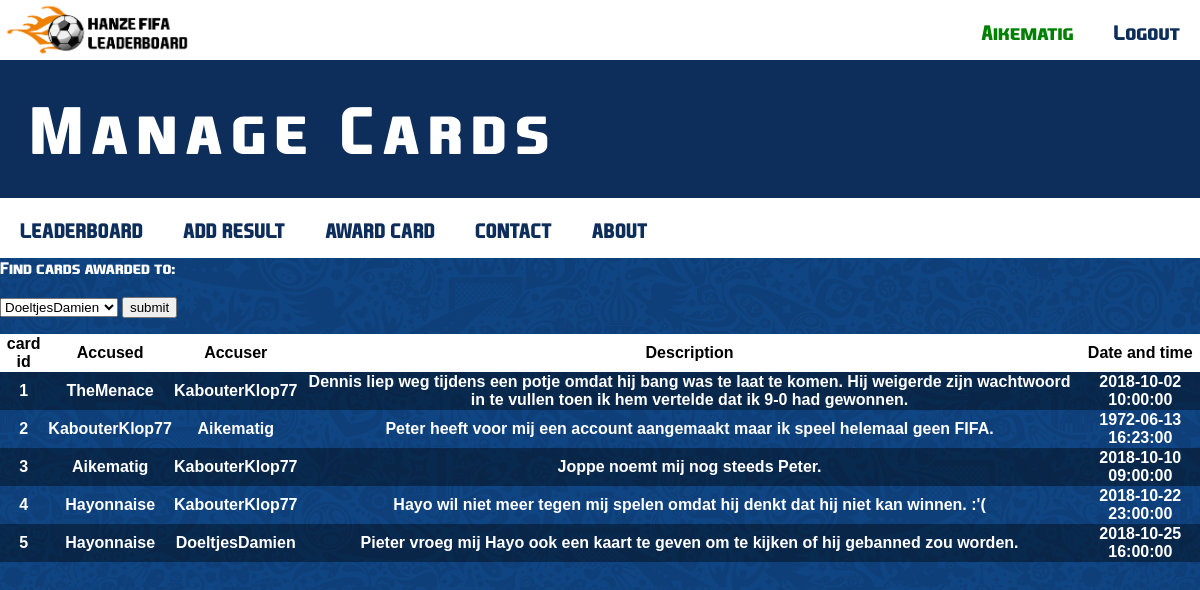
Page /cardsFormHayo.php (signed in) on the committed database.
### tables this page shows
CREATE TABLE `users` (
  `id` int(11) NOT NULL,
  `name` varchar(45) NOT NULL,
  `realname` varchar(45) DEFAULT NULL,
  `password` varchar(64) NOT NULL,
  `score` decimal(11,3) NOT NULL,
  `highscore` int(11) DEFAULT NULL,
  `email` varchar(45) NOT NULL,
  `confirmation` varchar(45) DEFAULT NULL,
  `avatar` varchar(512) DEFAULT NULL,
  `favteam` varchar(28) DEFAULT NULL,
  `roles_id` int(11) NOT NULL,
  `joindate` datetime NOT NULL,
  `salt` varchar(64) DEFAULT NULL
);

CREATE TABLE `cards` (
  `id` int(11) NOT NULL,
  `accuser` int(11) NOT NULL,
  `accused` int(11) NOT NULL,
  `description` varchar(500) NOT NULL,
  `datetime` datetime NOT NULL
);

### classes/DB.php (called while the page is built, shortened)
<?php
    class DB {
        private static $_instance = null;
        private $_db,
                $_query,
                $_error = false,
                $_results,
                $_count = 0;
        public function __construct()
        {
            $this->_db = mysqli_connect('localhost', 'root', '', 'fifa');
        }
        public static function conn()
        {
            if (!isset(self::$_instance)) {
                self::$_instance = new DB();
            }
            return self::$_instance;
        }
        public function query($sql)
        {
            $result = $this->_db->query($sql);
            return $result;
        }
    }

### classes/Session.php (called while the page is built, shortened)
<?php
class Session
{
    public static function exists($name)
    {
        return (isset($_SESSION[$name])) ? true : false;
    }
    public static function get($name)
    {
        return $_SESSION[$name];
    }
}

### classes/User.php (called while the page is built, shortened)
<?php
class User
{
    private $_db,
        $_data,
        $_isLoggedIn;
    public function __construct($user = null)
    {
        $this->_db = DB::conn();
        if (!$user) {
            if (Session::exists('user')) {
                $user = Session::get('user');
                if ($this->find($user)) {
                    $this->_isLoggedIn = true;
                } else {
                    self::logout();
                }
            }
        } else {
            $this->find($user);
        }
    }
    public function find($user = null)
    {
        if ($user) {
            $field = (is_numeric($user)) ? 'id' : 'name';
            $data = $this->_db->query("SELECT * FROM users WHERE " . $field . "='$user'");
            if ($data->num_rows > 0) {
                $this->_data = $data->fetch_object();
                return true;
            }
        }
        return false;
    }
    public function hasPermission($key)
    {
        $group = $this->_db->query("SELECT * FROM roles WHERE id='" . $this->data()->roles_id . "'")->fetch_object();
        if ($group) {
            $permissions = json_decode($group->name, true);
        }
        return false;
    }
    public function data()
    {
        return $this->_data;
    }
    public function isLoggedIn()
    {
        return $this->_isLoggedIn;
    }
}

### functions/sanitize.php (called while the page is built)
<?php
    function escape($string) {
        return htmlentities($string, ENT_QUOTES, 'UTF-8');
    }

### cardsFormHayo.php (the view, shortened to what this page needs)
<?php
$title = 'Manage Cards';
Include_once('layouts/header.php');
include_once('core/init.php');
include_once('fifadbconn.php');
$query2 = "SELECT `name`";
$query2 .= "FROM `users` ORDER BY `name` ASC";
$result2 = mysqli_query($db,$query2) or die ('Error querying database');
?>
<form class="" action="" method="post">
Find cards awarded to:</br></br>
<select name="geval">
  <?php
  while ($row = mysqli_fetch_assoc($result2)) {
    if ($row['name'] != escape($user->data()->name)) {
      echo "<option value=";
      echo $row['name'];
      echo ">";
      echo $row['name'];
      echo "</option>";
    };
  }
  ?>
</select>
  <input type="submit" name="submit" value="submit">
</form>
<table>
<tr style="background-color:white; color: black;"><th>card id</th><th>Accused</th><th>Accuser</th><th>Description</th><th>Date and time</th>
<?php
$query = "select c.id As 'Cardid' , u.name as Accused , u2.name as Accuser, c.description, c.datetime as 'time'";
$query .= " from cards c join users u on c.accused = u.id join users u2 on c.accuser = u2.id";
$result = mysqli_query($db,$query) OR die("Query failed");
while ($row = mysqli_fetch_assoc($result)) {
  echo "<tr><th>$row[Cardid]</th><th>$row[Accused]</th><th>$row[Accuser]</th><th>$row[description]</th><th>$row[time]</th>";
}
echo "</table>";
?>

### layouts/header.php (shortened to what this page needs)
<head>
    <link rel="stylesheet" type="text/css" href="layouts/style.css">
</head>
<body>
<div class="header">
    <a href="./"><img class="hanzeLogo" src="layouts/images/headerlogo.png"></a>
    <div class="headerRightDiv">
        <div class="button">
            <?php
            $user = new User;
            if ($user->isLoggedIn()) {
                if ($user->hasPermission('admin')) {
                    $is_admin = true;
                    ?>
                        <a style="color: red" href=profile.php?user=<?php echo escape($user->data()->id).">". escape($user->data()->name); ?></a>
                        <a href="logout.php">Logout</a>
                    <?php
                  }
                else {
                    $is_admin = false;
                    ?>
                        <a style="color: green" href=profile.php?user=<?php echo escape($user->data()->id).">". escape($user->data()->name); ?></a>
                        <a href="logout.php">Logout</a>
                    <?php
                }
            }
            else {
                $is_admin = false;
                echo '<a href="login.php">Login</a><a href="register.php">Register</a>';
            }
            ?>
        </div>
    </div>
</div>
<div class="blueBanner"><?php
    if (isset($title)) {
        echo $title;
    } else {
        echo "titel";
    }
    ?></div>
<div class="menuWrapper">
    <div class="button">
        <a href="leaderboard.php">LEADERBOARD</a>
        <?php if ($user->isLoggedIn())
        echo "<a href=results_add.php>ADD RESULT</a><a href=#idk>AWARD CARD</a>";
        if ($is_admin == false) { ?>
            <a href=contact.php>CONTACT</a>
<?php     }
        ?>
        <a href="about.php">ABOUT</a>
    </div>
</div>
</body>

### layouts/style.css (style rules this page uses)
* { box-sizing: border-box; }
body { color:white; font-family:FIFA16; background-image: url(images/blue.png); background-repeat: repeat; margin: 0; }
.header { background-color: white; height: 60px; min-width: 400px; width: 100%; display: inline-block; }
.headerRightDiv { width: auto; height: 60px; float: right; background-color: white; }
.menuWrapper { width: 100%; background-color: white; display: inline-block; overflow: visible; position: sticky; top: 0; }
.button { display: inline-block; background-color: white; overflow: visible; height: 60px; width: auto; overflow: hidden; }
.button a { float: left; text-align: center; padding: 20px; height: 100%; font-size: 20px; font-family: FIFA16; color: #0D2D5B; }
* { text-decoration: none; }
.hanzeLogo { min-height: 60px; height: 60px; max-height: 10vh; }
.blueBanner { background-color: #0D2D5B; height: auto; font-size: 64px; font-family: FIFA16; letter-spacing: 8px; color: white; padding: 30px; max-width: 100%; min-width: 400px; }

### cardsFormHayo.php (style rules this page uses)
table { border-collapse: collapse; font-family: sans-serif; width: 100%; }
td,tr { text-align:center; }
tr:nth-child(even) { background-color: rgba(0, 0, 0, 0.40); }

### rows in the picture
users: name "Aikematig"
cards: id "1", accused.name "TheMenace", accuser.name "KabouterKlop77", description "Dennis liep weg tijdens een potje omdat hij bang was te laat te komen. Hij weigerde zijn wachtwoord in te vullen toen ik hem vertelde dat ik 9-0 had gewonnen.", datetime "2018-10-02 10:00:00"
cards: id "2", accused.name "KabouterKlop77", accuser.name "Aikematig", description "Peter heeft voor mij een account aangemaakt maar ik speel helemaal geen FIFA.", datetime "1972-06-13 16:23:00"
cards: id "3", accused.name "Aikematig", accuser.name "KabouterKlop77", description "Joppe noemt mij nog steeds Peter.", datetime "2018-10-10 09:00:00"
cards: id "4", accused.name "Hayonnaise", accuser.name "KabouterKlop77", description "Hayo wil niet meer tegen mij spelen omdat hij denkt dat hij niet kan winnen. :'(", datetime "2018-10-22 23:00:00"
cards: id "5", accused.name "Hayonnaise", accuser.name "DoeltjesDamien", description "Pieter vroeg mij Hayo ook een kaart te geven om te kijken of hij gebanned zou worden.", datetime "2018-10-25 16:00:00"

### other values in the picture
$title "Manage Cards"
form field geval "DoeltjesDamien"
